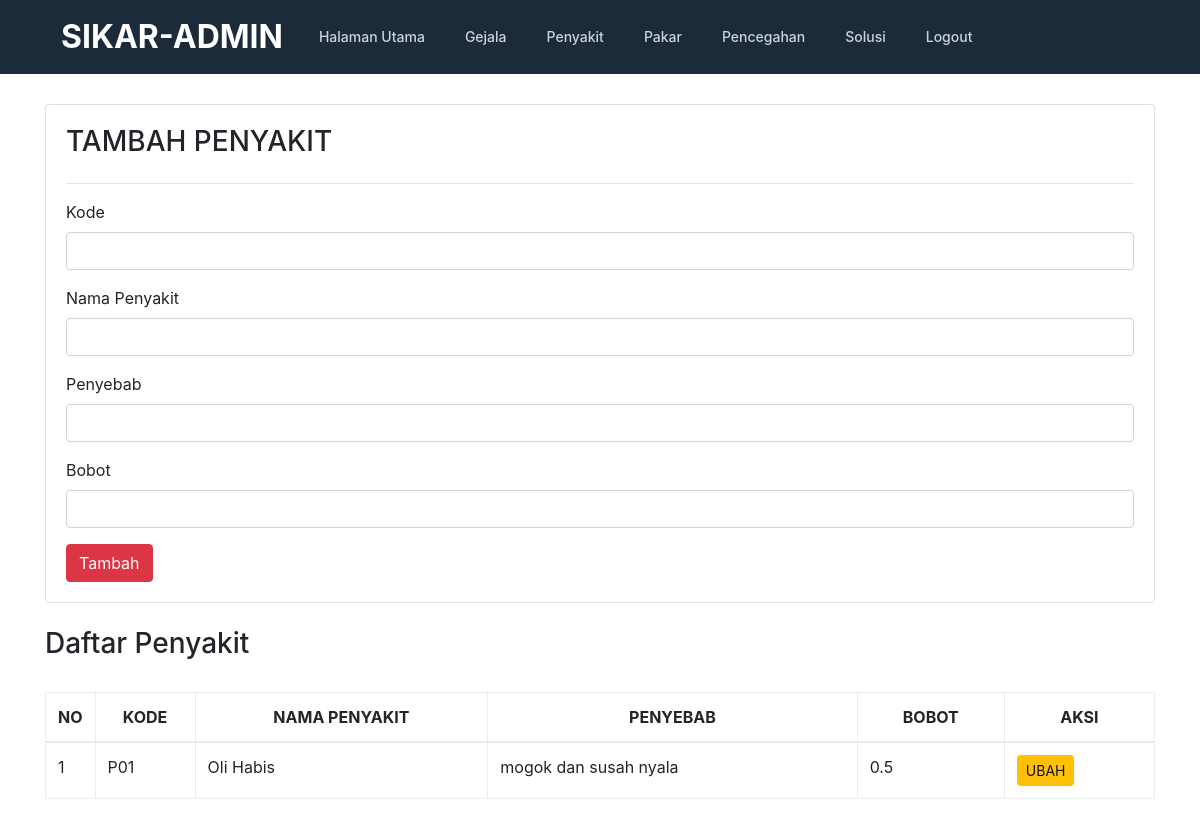
The page /admin/penyakit.php on the database as committed earlier.
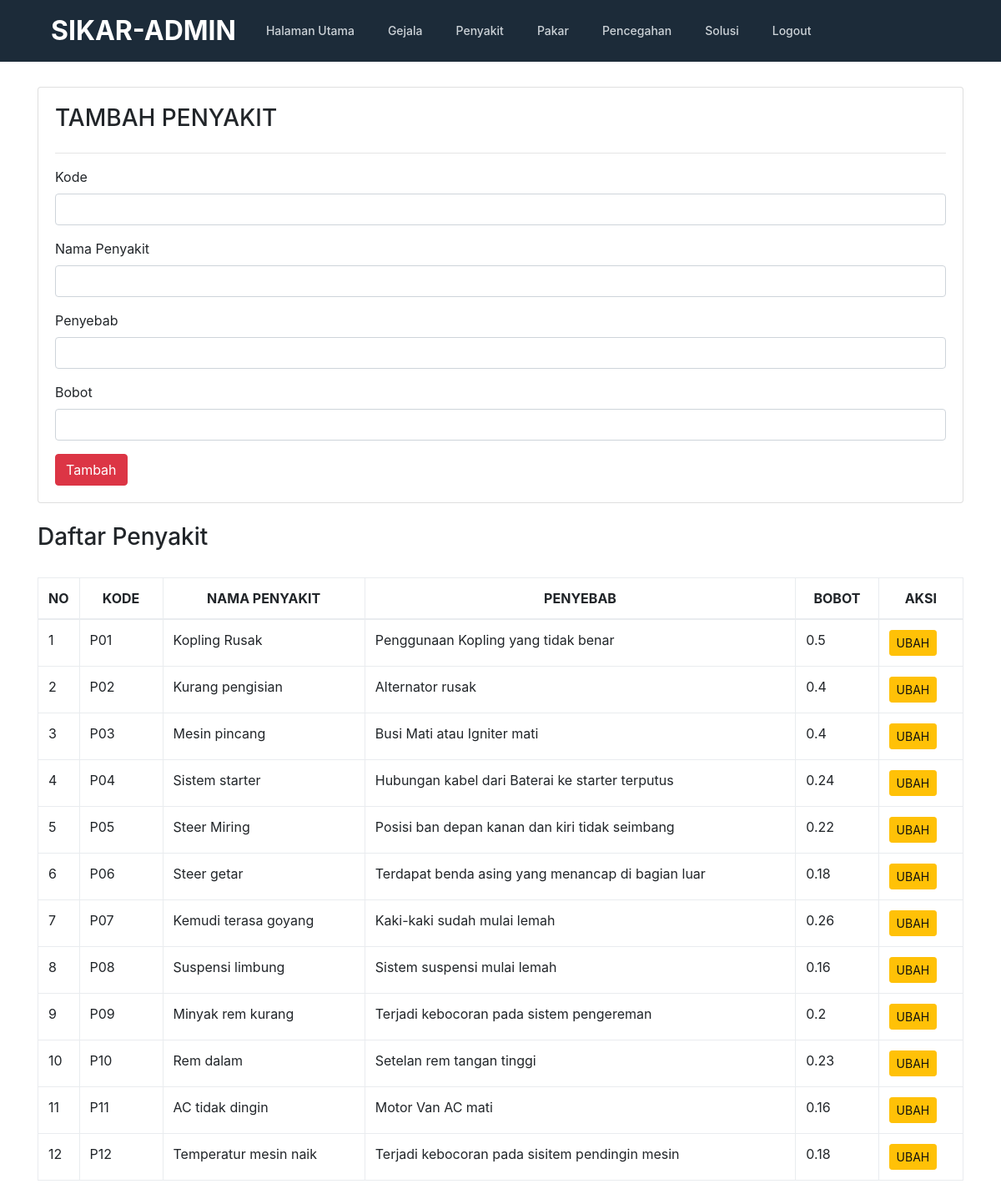
The same page on the database as committed later.
### tables this page shows
CREATE TABLE `penyakit` (
  `kode` varchar(50) NOT NULL,
  `nama_penyakit` varchar(50) NOT NULL,
  `penyebab` varchar(50) NOT NULL,
  `bobot` varchar(70) NOT NULL
);

### admin/penyakit.php (the view, shortened to what this page needs)
<!doctype html>
<html lang="en">
  <head>
    <link href="../css/bootstrap.min.css" rel="stylesheet">
    <link href="../css/style.css" rel="stylesheet">
    <link href="../css/jquery.dataTables.min.css" rel="stylesheet"/>
  </head>
  <body>
    <?php include "header.php"; ?>
    <section>
      <div class="container">
        <div class="row">
            <div class="col-md-12">
              <div class="card" style="padding:20px">
                <h3>TAMBAH PENYAKIT</h3>
                <hr/>
                <form action="prosestambahpenyakit.php" method="POST">
                  <div class="form-group">
                      <label>Kode</label>
                      <input type="text" name="kode" class="form-control" />
                  </div>
                  <div class="form-group">
                      <label>Nama Penyakit</label>
                      <input type="text" name="nama_penyakit" class="form-control" />
                  </div>
                  <div class="form-group">
                      <label>Penyebab</label>
                      <input type="text" name="penyebab" class="form-control" />
                  </div>
                  <div class="form-group">
                      <label>Bobot</label>
                      <input type="number" step="0.01" name="bobot" class="form-control" />
                  </div>
                  <button type="submit" class="btn btn-md btn-danger">Tambah</button>
                </form>
              </div>
              <br/>
              <h3>Daftar Penyakit</h3>
              <br/>
              <div class="row">
                <div class="col-md-12">
                  <table class="table table-bordered table-hover" id="gejala" class="display" style="width:100%">
                    <thead>
                      <tr>
                        <th width="20"><center>NO</center></th>
                        <th width="100"><center>KODE</center></th>
                        <th><center>NAMA PENYAKIT</center></th>
                        <th><center>PENYEBAB</center></th>
                        <th><center>BOBOT</center></th>
                        <th><center>AKSI</center></th>
                      </tr>
                    </thead>
                    <tbody>
                      <?php
                        include "../conn.php";
                        $query = mysqli_query($koneksi,"SELECT * FROM penyakit ORDER BY kode ASC");
                        $no=0;
                        while ($data=mysqli_fetch_array($query)) {
                            $no++;
                      ?>
                      <tr>
                          <td><?php echo $no; ?></td>
                          <td><?php echo $data['kode']; ?></td>
                          <td><?php echo $data['nama_penyakit']; ?></td>
                          <td><?php echo $data['penyebab']; ?></td>
                          <td><?php echo $data['bobot']; ?></td>
                          <td>
                              <a  href="editpenyakit.php?id=<?php echo $data['kode']; ?>" class="btn btn-sm btn-warning">UBAH</a>
                          </td>
                      </tr>
                      <?php } ?>
                    </tbody>
                  </table>
                </div>
              </div>
            </div>
        </div>
      </div>
    </section>
  </body>
</html>

Rows that differ between the two databases and show on the page:
changed penyakit "P01": nama_penyakit "Oli Habis" → "Kopling Rusak"; penyebab "mogok dan susah nyala" → "Penggunaan Kopling yang tidak benar"
added penyakit: kode "P02", nama_penyakit "Kurang pengisian", penyebab "Alternator rusak", bobot "0.4"
added penyakit: kode "P03", nama_penyakit "Mesin pincang", penyebab "Busi Mati atau Igniter mati", bobot "0.4"
added penyakit: kode "P04", nama_penyakit "Sistem starter", penyebab "Hubungan kabel dari Baterai ke starter terputus", bobot "0.24"
added penyakit: kode "P05", nama_penyakit "Steer Miring", penyebab "Posisi ban depan kanan dan kiri tidak seimbang", bobot "0.22"
added penyakit: kode "P06", nama_penyakit "Steer getar", penyebab "Terdapat benda asing yang menancap di bagian luar", bobot "0.18"
added penyakit: kode "P07", nama_penyakit "Kemudi terasa goyang", penyebab "Kaki-kaki sudah mulai lemah", bobot "0.26"
added penyakit: kode "P08", nama_penyakit "Suspensi limbung", penyebab "Sistem suspensi mulai lemah", bobot "0.16"
added penyakit: kode "P09", nama_penyakit "Minyak rem kurang", penyebab "Terjadi kebocoran pada sistem pengereman", bobot "0.2"
added penyakit: kode "P10", nama_penyakit "Rem dalam", penyebab "Setelan rem tangan tinggi", bobot "0.23"
added penyakit: kode "P11", nama_penyakit "AC tidak dingin", penyebab "Motor Van AC mati", bobot "0.16"
added penyakit: kode "P12", nama_penyakit "Temperatur mesin naik", penyebab "Terjadi kebocoran pada sisitem pendingin mesin", bobot "0.18"
